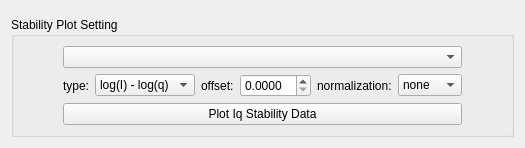
          <widget class="QWidget" name="tab_3">
           <attribute name="title">
            <string>Stability</string>
           </attribute>
           <layout class="QGridLayout" name="gridLayout_6">
            <item row="0" column="0">
             <widget class="MplCanvas" name="mp_stab" native="true">
              <property name="sizePolicy">
               <sizepolicy hsizetype="Expanding" vsizetype="Expanding">
                <horstretch>0</horstretch>
                <verstretch>0</verstretch>
               </sizepolicy>
              </property>
             </widget>
            </item>
            <item row="1" column="0">
             <widget class="QGroupBox" name="groupBox_4">
              <property name="sizePolicy">
               <sizepolicy hsizetype="Expanding" vsizetype="Preferred">
                <horstretch>0</horstretch>
                <verstretch>0</verstretch>
               </sizepolicy>
              </property>
              <property name="minimumSize">
               <size>
                <width>0</width>
                <height>0</height>
               </size>
              </property>
              <property name="title">
               <string>Stability Plot Setting</string>
              </property>
              <layout class="QGridLayout" name="gridLayout_17">
               <item row="0" column="1" rowspan="2">
                <layout class="QVBoxLayout" name="verticalLayout_3">
                 <item>
                  <widget class="QComboBox" name="cb_stab"/>
                 </item>
                 <item>
                  <layout class="QGridLayout" name="gridLayout_20">
                   <item row="1" column="4">
                    <widget class="QLabel" name="label_16">
                     <property name="text">
                      <string>normalization:</string>
                     </property>
                    </widget>
                   </item>
                   <item row="1" column="5">
                    <widget class="QComboBox" name="cb_stab_norm">
                     <property name="currentIndex">
                      <number>0</number>
                     </property>
                     <item>
                      <property name="text">
                       <string>none</string>
                      </property>
                     </item>
                     <item>
                      <property name="text">
                       <string>I' = Iq2</string>
                      </property>
                     </item>
                     <item>
                      <property name="text">
                       <string>I' = Iq4</string>
                      </property>
                     </item>
                     <item>
                      <property name="text">
                       <string>I' = I/Io</string>
                      </property>
                     </item>
                    </widget>
                   </item>
                   <item row="1" column="0">
                    <widget class="QLabel" name="label_14">
                     <property name="text">
                      <string>type:</string>
                     </property>
                    </widget>
                   </item>
                   <item row="1" column="1">
                    <widget class="QComboBox" name="cb_stab_type">
                     <property name="currentIndex">
                      <number>3</number>
                     </property>
                     <item>
                      <property name="text">
                       <string>I - q</string>
                      </property>
                     </item>
                     <item>
                      <property name="text">
                       <string>I - log(q)</string>
                      </property>
                     </item>
                     <item>
                      <property name="text">
                       <string>log(I) - q</string>
                      </property>
                     </item>
                     <item>
                      <property name="text">
                       <string>log(I) - log(q)</string>
                      </property>
                     </item>
                    </widget>
                   </item>
                   <item row="1" column="2">
                    <widget class="QLabel" name="label_24">
                     <property name="text">
                      <string>offset:</string>
                     </property>
                    </widget>
                   </item>
                   <item row="1" column="3">
                    <widget class="QDoubleSpinBox" name="sb_stab_offset">
                     <property name="decimals">
                      <number>4</number>
                     </property>
                     <property name="singleStep">
                      <double>0.050000000000000</double>
                     </property>
                     <property name="value">
                      <double>0.000000000000000</double>
                     </property>
                    </widget>
                   </item>
                  </layout>
                 </item>
                 <item>
                  <widget class="QPushButton" name="pushButton_7">
                   <property name="text">
                    <string>Plot Iq Stability Data</string>
                   </property>
                  </widget>
                 </item>
                </layout>
               </item>
               <item row="0" column="2">
                <spacer name="horizontalSpacer_9">
                 <property name="orientation">
                  <enum>Qt::Horizontal</enum>
                 </property>
                 <property name="sizeHint" stdset="0">
                  <size>
                   <width>40</width>
                   <height>20</height>
                  </size>
                 </property>
                </spacer>
               </item>
               <item row="0" column="0">
                <spacer name="horizontalSpacer_6">
                 <property name="orientation">
                  <enum>Qt::Horizontal</enum>
                 </property>
                 <property name="sizeHint" stdset="0">
                  <size>
                   <width>40</width>
                   <height>20</height>
                  </size>
                 </property>
                </spacer>
               </item>
              </layout>
             </widget>
            </item>
           </layout>
          </widget>
